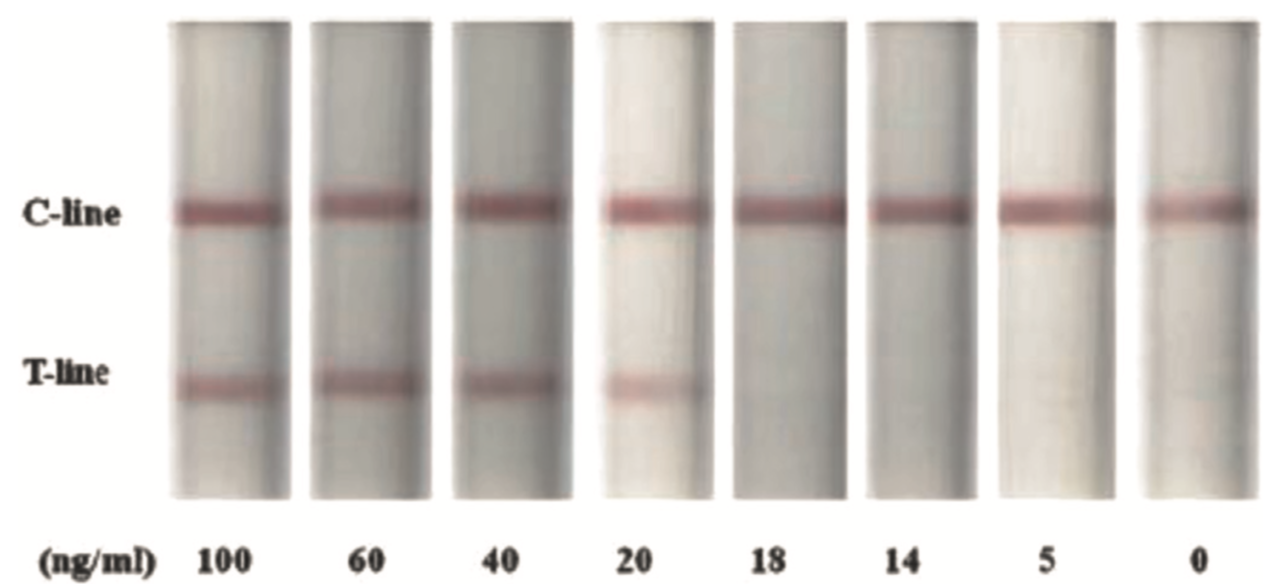
#> input picture src/images/LFT_example.png, 1276 x 584 px
$ python lft_v7.py   (Python 2 division)   (older library calls are emulated)
#> lines starting #> are read from the running program, lines starting #| are printed output that depends on the picture; after the words box and inside, x2 and y2 are one past the last pixel; in counts of white or black regions, pixels touching at a corner belong together; long printed decimals are rounded
import matplotlib.pyplot as plt

import matplotlib.image as mpimg

from matplotlib.figure import Figure

import matplotlib.colors as colors

from matplotlib.cm import ScalarMappable

#from mpl_toolkits.basemap import Basemap

import pandas as pd

import matplotlib as mpl


from numpy import exp, loadtxt, pi, sqrt

from lmfit import Model

from lmfit.models import PowerLawModel, ExponentialModel, GaussianModel


import numpy as np

from numpy import arange, sin, pi

from kivy.app import App


from scipy import signal
#from scipy import ndimage

import cv2

from matplotlib.widgets  import RectangleSelector

import matplotlib


from imutils import contours

import imutils


# Required information for each scanned image

Distance_control_test = 90
Distance_control_background = 60
Distance_control_background2 = 120


ROI_test_box_width = 36

ROI_test_box_height = 40


ROI_background_box_width = 36
ROI_background_box_height = 20

ROI_background2_box_width = 36
ROI_background2_box_height = 20


# Upload and resize the scanned image

I_raw = cv2.imread('images/LFT_example.png')
#> I_raw is the input picture: shape (584, 1276, 3); mean B, G, R 198.2, 202.7, 207.2

I_resize = cv2.resize(I_raw, (638, 292))


#blur to extract edge

I = cv2.blur(I_resize, (5, 10))
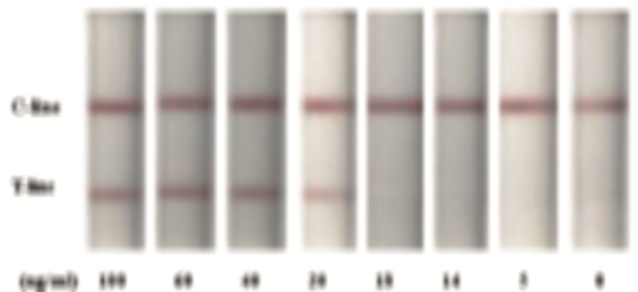
#> I: shape (292, 638, 3); mean B, G, R 198.3, 202.9, 207.3


# HSV to extract edge

hsv = cv2.cvtColor(I, cv2.COLOR_BGR2HSV)
#> hsv: shape (292, 638, 3); mean H, S, V 18.5, 12.6, 207.3


# thresholds to detect test lines as edge extraction by Canny

lower_red = np.array([0,34,50])

upper_red = np.array([6,255,255])


mask = cv2.inRange(hsv, lower_red, upper_red)
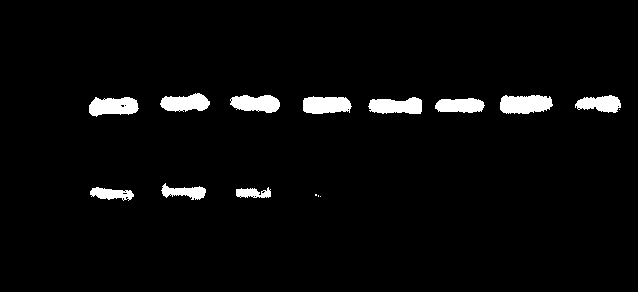
#> mask: shape (292, 638); 3.5% white; 15 white regions (4 under 20 px), largest, box (x1, y1, x2, y2) and area: (500, 95, 553, 114) 830, (89, 97, 139, 117) 746, (303, 96, 352, 114) 726

#res = cv2.bitwise_and(I,I, mask= mask)


# edges by the threshold

edges = cv2.Canny(mask,100,200)
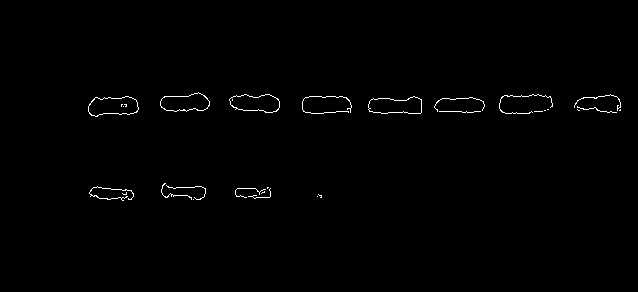
#> edges: shape (292, 638); 0.71% white in thin lines or dots, all inside (x1, y1, x2, y2) = (88, 92, 621, 201)

copy = edges.copy()


# Find contours for detected portion of the image

###im2, cnts, hierarchy = cv2.findContours(copy, cv2.RETR_LIST, cv2.CHAIN_APPROX_SIMPLE)

###cnts = sorted(cnts, key = cv2.contourArea, reverse = True)[:25] # get largest 25 contour areas

rects = []

cnts = cv2.findContours(copy, cv2.RETR_EXTERNAL,cv2.CHAIN_APPROX_SIMPLE)
#> cnts = 26 contours, 22 with area under 20; largest, box (x1, y1, x2, y2) and area: (88, 96, 139, 117) 752, (368, 96, 422, 114) 716, (229, 94, 280, 113) 682, (160, 92, 210, 112) 669


# sort number for each rectangle from left to right

cnts = cnts[0] if imutils.is_cv2() else cnts[1]

cnts = contours.sort_contours(cnts)[0]


for (i, c) in enumerate(cnts):

    peri = cv2.arcLength(c, True)

    approx = cv2.approxPolyDP(c, 0.04 * peri, True)

    x, y, w, h = cv2.boundingRect(approx)


    if w >= 42 and h >= 10:

        # if width and height are enough

        # create rectangle for bounding

        rect = (x, y, w, h)

        rects.append(rect)


        # compute the center of the rectangles

        centerCoord = (rect[0]+(rect[2]/2), rect[1]+(rect[3]/2))

        # write circles from the center of the rectangles

        #cv2.circle(I, (rect[0]+(rect[2]/2), rect[1]+(rect[3]/2)), 5, (255, 255, 255), 2)


        # write ellipses from the center of the rectangles

        cv2.ellipse(I, ((rect[0]+(rect[2]/2), rect[1]+(rect[3]/2)), (5, 5), -1), (255, 0, 0), 3)


        # [108 lines of commented-out code are left out]
        x1, y1 = int(rect[0]+(rect[2]/2) - (ROI_test_box_width/2)), int(rect[1]+(rect[3]/2) + Distance_control_test - (ROI_test_box_height/2))

        x2, y2 = int(rect[0]+(rect[2]/2) + (ROI_test_box_width/2)), int(rect[1]+(rect[3]/2) + Distance_control_test + (ROI_test_box_height/2))


        #Box at background
        x3, y3 = int(rect[0]+(rect[2]/2) - (ROI_background_box_width/2)), int(rect[1]+(rect[3]/2) + Distance_control_background - (ROI_background_box_height/2))
        x4, y4 = int(rect[0]+(rect[2]/2) + (ROI_background_box_width/2)), int(rect[1]+(rect[3]/2) + Distance_control_background + (ROI_background_box_height/2))

        #Box at background
        x5, y5 = int(rect[0]+(rect[2]/2) - (ROI_background2_box_width/2)), int(rect[1]+(rect[3]/2) + Distance_control_background2 - (ROI_background2_box_height/2))
        x6, y6 = int(rect[0]+(rect[2]/2) + (ROI_background2_box_width/2)), int(rect[1]+(rect[3]/2) + Distance_control_background2 + (ROI_background2_box_height/2))

        green = I[:,:,1]


        myAvg = []

        for y in range(int(round(y1)), int(round(y2))):

            myAvg.append(np.mean(green[y,int(round(x1)):int(round(x2))]))


        myAvg2 = []
        for y in range(int(round(y3)), int(round(y4))):
            myAvg2.append(np.mean(green[y,int(round(x3)):int(round(x4))]))

        myAvg3 = []
        for y in range(int(round(y5)), int(round(y6))):
            myAvg3.append(np.mean(green[y,int(round(x5)):int(round(x6))]))

        #plt.plot([1-x for x in myAvg])
        #plt.plot([1-x for x in myAvg] - (np.mean([1-x for x in myAvg2]) + np.mean([1-x for x in myAvg3]))/2)

        #plot signal at test line more than 3STD of background
        plt.plot([1-x for x in myAvg] - (np.mean([1-x for x in myAvg2]) + np.mean([1-x for x in myAvg3]))/2 - (np.std([1-x for x in myAvg2]) + np.std([1-x for x in myAvg3]))/2*3)


        print np.trapz([1-x for x in myAvg] - (np.mean([1-x for x in myAvg2]) + np.mean([1-x for x in myAvg3]))/2 - (np.std([1-x for x in myAvg2]) + np.std([1-x for x in myAvg3]))/2*3)

        # [94 lines of commented-out code are left out]

        ROI_test_box = cv2.rectangle(I,(int(rect[0]+(rect[2]/2) - (ROI_test_box_width/2)),int(rect[1]+(rect[3]/2) + Distance_control_test - (ROI_test_box_height/2))),(int(rect[0]+(rect[2]/2) + (ROI_test_box_width/2)),int(rect[1]+(rect[3]/2) + Distance_control_test + (ROI_test_box_height/2))),(255,255,51),2)

        ROI_background_box = cv2.rectangle(I,(int(rect[0]+(rect[2]/2) - (ROI_background_box_width/2)),int(rect[1]+(rect[3]/2) + Distance_control_background - (ROI_background_box_height/2))),(int(rect[0]+(rect[2]/2) + (ROI_background_box_width/2)),int(rect[1]+(rect[3]/2) + Distance_control_background + (ROI_background_box_height/2))),(0,0,0),1)

        ROI_background2_box = cv2.rectangle(I,(int(rect[0]+(rect[2]/2) - (ROI_background2_box_width/2)),int(rect[1]+(rect[3]/2) + Distance_control_background2 - (ROI_background2_box_height/2))),(int(rect[0]+(rect[2]/2) + (ROI_background2_box_width/2)),int(rect[1]+(rect[3]/2) + Distance_control_background2 + (ROI_background_box_height/2))),(0,0,0),1)
#> this loop made 26 passes
#> (peri, approx, x, w, h, centerCoord, x1) on passes 8, 16: (128.9, [[229, 99], [235, 109], [279, 107], [269, 94]], 229, 51, 16, (254, 102), 236), (137.4, [[421, 99], [373, 98], [368, 109], [420, 113]], 368, 54, 16, (395, 106), 377)
#> (peri, x, w, h, centerCoord, x1, y1) on passes 1, 4, 13, 17, 19, 23: (130.9, 88, 51, 19, (113, 105), 95, 175), (124.1, 160, 50, 19, (185, 101), 167, 171), (253.6, 302, 50, 18, (327, 105), 309, 175), (145.2, 434, 51, 13, (459, 104), 441, 174), (237, 499, 54, 18, (526, 104), 508, 174), (144, 574, 47, 17, (597, 102), 579, 172)
#| 664.626
#| 650.552
#| 590.854
#| 554.011
#| -73.790
#| -64.004
#| -6.424
#| 20.930
#> pass 1, `green = I[:,:,1]`:
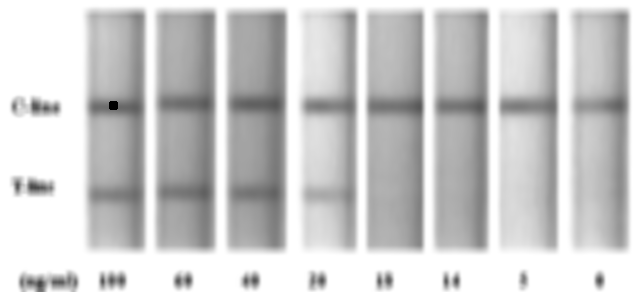
#> green: shape (292, 638); min 0, max 255, mean 202.8
#> after the loop:
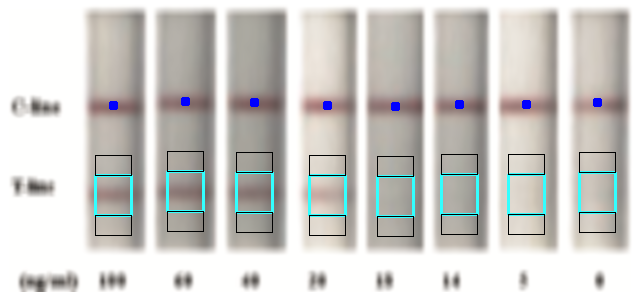
#> I: shape (292, 638, 3); 2.9% of pixels changed, all inside (x1, y1, x2, y2) = (94, 97, 617, 237)
#> after the loop, rects = [(88, 96, 51, 19), (160, 92, 50, 19), (229, 94, 51, 16), (302, 96, 50, 18), (368, 98, 54, 16), (434, 98, 51, 13), (499, 95, 54, 18), (574, 94, 47, 17)]


        # [33 lines of commented-out code are left out]


fig = plt.figure()


plt.imshow(cv2.cvtColor(I, cv2.COLOR_BGR2RGB))


plt.show()
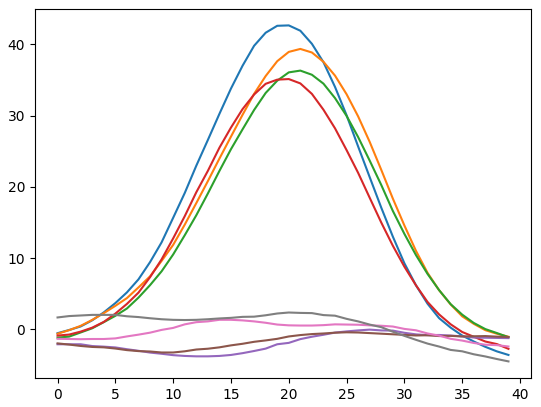
#> figure drawn by matplotlib, 1 panel; curve peaks at x = 20, y = 42.65; curve peaks at x = 21, y = 39.35; curve peaks at x = 21, y = 36.31


# [171 lines of commented-out code are left out]
